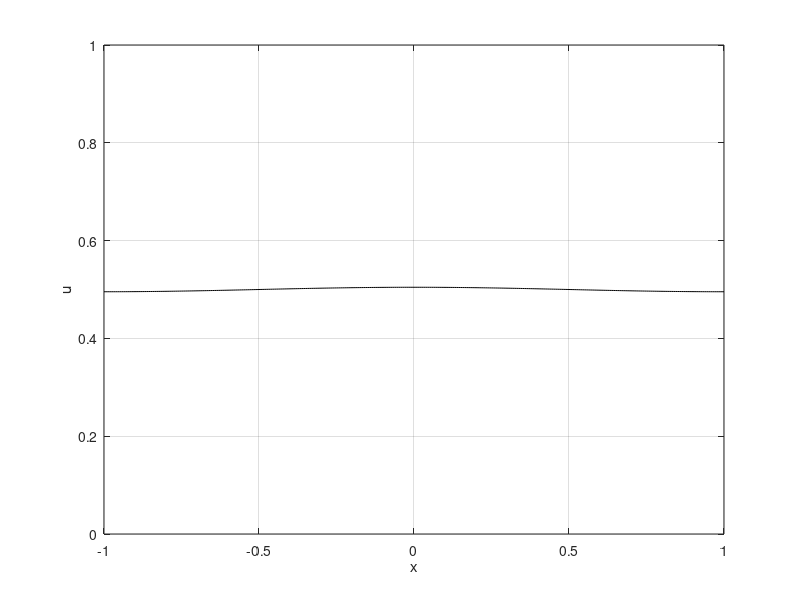

Here is the MATLAB script that generated this plot:
clear all
clc

L = 0:500;

h = 1/40;
b = 1;
mu = 10;
tmax = .5;
td = 0:h:tmax;
q = length(td);


k = mu*h^2;
xd = -1:k:1;
p = length(xd);

w = zeros(1,q);
for j = 1:q
    for k = 1:p
        S = ((-1).^L).*((cos(pi*(2*L+1)*xd(k)))./(pi*(2*L+1)))...
            .*(exp(1).^(-(pi^(2))*(2*L+1).^2*td(j)));
        w(j,k) = .5 + 2*sum(S);
    end
end

for i = 1:q
    plot(xd,w(i,:),'k-');
    ylim([0,1])
    xlim([-1,1])
    xlabel('x')
    ylabel('u')
    grid on
    M(i) = getframe;
end


            